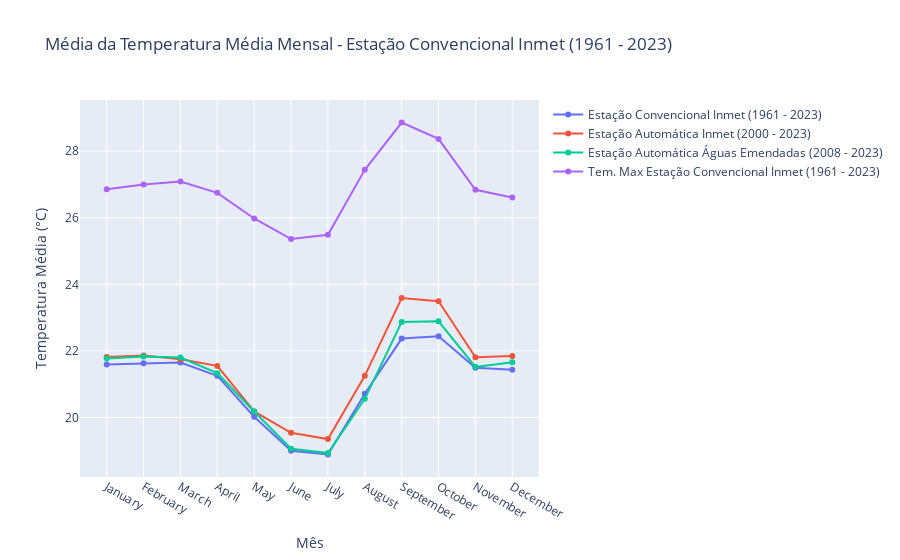

Source (notebook cell):
### Code cell
fig = go.Figure()

fig.add_trace(go.Scatter(x=df_est_bsb_conv_temp_mes['MÊS'], 
                         y=round(df_est_bsb_conv_temp_mes['TEMPERATURA MEDIA COMPENSADA, DIARIA(°C)'],2), 
                         mode='lines+markers', 
                         name='Estação Convencional Inmet (1961 - 2023)'))
fig.add_trace(go.Scatter(x=df_est_bsb_aut_temp_mes['MÊS'],
                         y=round(df_est_bsb_aut_temp_mes['TEMPERATURA MEDIA, DIARIA (AUT)(°C)'],2), 
                         mode='lines+markers', 
                         name= 'Estação Automática Inmet (2000 - 2023)'))
fig.add_trace(go.Scatter(x=df_est_emendadas_aut_temp_mes['MÊS'], 
                         y=round(df_est_emendadas_aut_temp_mes['TEMPERATURA MEDIA, DIARIA (AUT)(°C)'],2), 
                         mode='lines+markers', 
                         name='Estação Automática Águas Emendadas (2008 - 2023)'))

fig.add_trace(go.Scatter(x=df_est_bsb_conv_temp_mes_max['MÊS'], 
                         y=round(df_est_bsb_conv_temp_mes_max['TEMPERATURA MAXIMA, DIARIA(°C)'],2), 
                         mode='lines+markers', 
                         name='Tem. Max Estação Convencional Inmet (1961 - 2023)'))

fig.update_layout(title='Média da Temperatura Média Mensal - Estação Convencional Inmet (1961 - 2023)', xaxis_title='Mês', yaxis_title='Temperatura Média (°C)')

### Figure 1 — Plotly figure (JSON) as saved in the notebook; plotly's stock layout.template omitted (floating-point values rounded to 4 significant figures)
{"data": [{"mode": "lines+markers", "name": "Estação Convencional Inmet (1961 - 2023)", "type": "scatter", "x": ["January", "February", "March", "April", "May", "June", "July", "August", "September", "October", "November", "December"], "y": [21.59, 21.63, 21.65, 21.25, 20.02, 19, 18.89, 20.71, 22.37, 22.44, 21.49, 21.43]}, {"mode": "lines+markers", "name": "Estação Automática Inmet (2000 - 2023)", "type": "scatter", "x": ["January", "February", "March", "April", "May", "June", "July", "August", "September", "October", "November", "December"], "y": [21.82, 21.86, 21.75, 21.55, 20.18, 19.54, 19.35, 21.25, 23.59, 23.49, 21.81, 21.85]}, {"mode": "lines+markers", "name": "Estação Automática Águas Emendadas (2008 - 2023)", "type": "scatter", "x": ["January", "February", "March", "April", "May", "June", "July", "August", "September", "October", "November", "December"], "y": [21.77, 21.83, 21.8, 21.33, 20.18, 19.06, 18.93, 20.56, 22.87, 22.89, 21.52, 21.66]}, {"mode": "lines+markers", "name": "Tem. Max Estação Convencional Inmet (1961 - 2023)", "type": "scatter", "x": ["January", "February", "March", "April", "May", "June", "July", "August", "September", "October", "November", "December"], "y": [26.86, 27, 27.09, 26.75, 25.98, 25.36, 25.49, 27.44, 28.86, 28.37, 26.84, 26.61]}], "layout": {"title": {"text": "Média da Temperatura Média Mensal - Estação Convencional Inmet (1961 - 2023)"}, "xaxis": {"title": {"text": "Mês"}}, "yaxis": {"title": {"text": "Temperatura Média (°C)"}}}}
